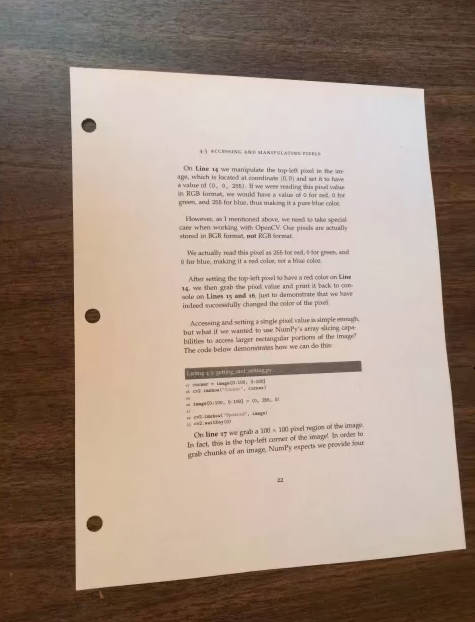
#> input picture example/computerVision/autoPerspective/perspectivePaper.jpg, 475 x 622 px
$ python perspective.py   (older library calls are emulated)
#> lines starting #> are read from the running program, lines starting #| are printed output that depends on the picture; after the words box and inside, x2 and y2 are one past the last pixel; in counts of white or black regions, pixels touching at a corner belong together
### example/computerVision/autoPerspective/utils.py
from turtle import width
import cv2

BC_BLOCK_BOUNDRECT = 0
BC_BLOCK_CONTOUR = 1

def imshow(img,title:str='untitled'):
    """ 显示图片 """
    cv2.imshow(title,img)
    cv2.waitKey(0)
    cv2.destroyAllWindows()

# [24 lines left out: functions sortContoursByRect, roiByboundRect, not called in this run]

### example/computerVision/autoPerspective/perspective.py
import cv2
import utils
import numpy as np

def getOutline(img):
    """ 得到纸张的轮廓 """
    # 预处理，找图像边缘
    imgGray = cv2.cvtColor(imgSrc, cv2.COLOR_BGR2GRAY)
    ratio = 500 / imgSrc.shape[0]
    imgGray = cv2.resize(imgGray,(0,0),fx=ratio,fy=ratio)
    imgGray = cv2.GaussianBlur(imgGray,(3,3),sigmaX=4)
    imgEdge = cv2.Canny(imgGray,190,220)
    # utils.imshow(imgEdge)

    # 提取轮廓
    contours = cv2.findContours(imgEdge,cv2.RETR_EXTERNAL,cv2.CHAIN_APPROX_SIMPLE)[1]
    # 对轮廓面积进行排序，面积最大的一定是纸张的轮廓
    contours = sorted(contours,key=cv2.contourArea,reverse=True)

    # cv2.drawContours(imgGray,contours,0,(0,0,255),2)
    # utils.imshow(imgGray)

    return np.array(contours[0]/ratio,dtype=np.int)

def getQuadPointByCnt(cnt):
    """ 获取四边形外轮廓的四个点 """
    # 获取顶点
    epsilon = 0.01 * cv2.arcLength(cnt,True)
    cntApprox = cv2.approxPolyDP(cnt,epsilon,closed=True)

    # 区分四个顶点位置，存放顺序从左上角开始，逆时针
    # 按照 x 方向的大小对四个点排序
    cntApprrox = sorted(cntApprox,key=lambda point:point[0][0])

    # 左边两点的高低
    if cntApprox[0][0][1] > cntApprox[1][0][1]:
        temp = list(cntApprox[0][0])
        cntApprox[0][0] = list(cntApprox[1][0])
        cntApprox[1][0] = temp

    # 右边两点的高低
    if cntApprox[2][0][1] < cntApprox[3][0][1]:
        temp = list(cntApprox[2][0])
        cntApprox[2][0] = list(cntApprox[3][0])
        cntApprox[3][0] = temp

    return cntApprox


if __name__ == '__main__':
    imgSrc = cv2.imread('./perspectivePaper.jpg')
#> imgSrc is the input picture: shape (622, 475, 3); mean B, G, R 131.2, 144.3, 163.7

    # 获取paper的外轮廓
    paperOutline = getOutline(imgSrc)
#> in getOutline, `imgGray = cv2.cvtColor(imgSrc, cv2.COLOR_BGR2GRAY)`:
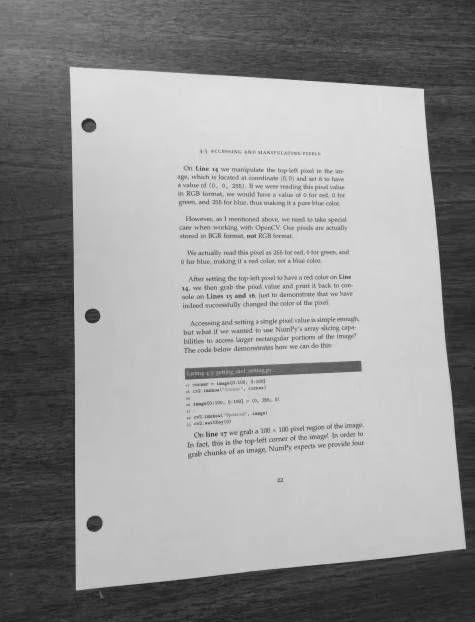
#> imgGray: shape (622, 475); min 17, max 248, mean 148.7
#> in getOutline, `imgEdge = cv2.Canny(imgGray,190,220)`:
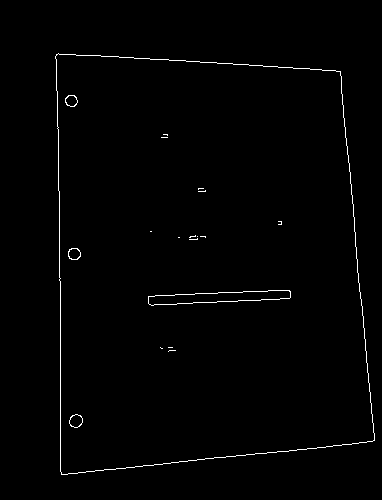
#> imgEdge: shape (500, 382); 1% white in thin lines or dots, all inside (x1, y1, x2, y2) = (55, 53, 375, 475)
#> in getOutline, `contours = cv2.findContours(imgEdge,cv2.RETR_EXTERNAL,cv2.CHAIN_APPROX..`: contours = 1 contour; box (x1, y1, x2, y2) and area: (55, 53, 375, 475) 118109
#> paperOutline = 196 rows, first 8: [72, 65], [70, 67], [69, 67], [69, 68], [68, 69], [68, 72], [69, 73], [69, 111]

    # 提取四个顶点
    quadCnt = getQuadPointByCnt(paperOutline)
#> in getQuadPointByCnt, `epsilon = 0.01 * cv2.arcLength(cnt,True)`: epsilon = 17.8
#> in getQuadPointByCnt, `cntApprox = cv2.approxPolyDP(cnt,epsilon,closed=True)`: cntApprox = [[69, 67], [75, 589], [465, 547], [422, 88]]
#> in getQuadPointByCnt, `cntApprrox = sorted(cntApprox,key=lambda point:point[0][0])`: cntApprrox = [[[69, 67]], [[75, 589]], [[422, 88]], [[465, 547]]]
#> quadCnt = [[69, 67], [75, 589], [465, 547], [422, 88]]


    # 透视变换
    points = np.array(quadCnt,dtype=np.float32).reshape((4,-1))
#> points = [[69, 67], [75, 589], [465, 547], [422, 88]]
    width =  np.sqrt((points[0,0] - points[3,0])**2 + (points[0,1] - points[3,1])**2)
#> width = 353.6
    height =  np.sqrt((points[0,0] - points[2,0])**2 + (points[0,1] - points[2,1])**2)
#> height = 622.3
    width = int(width)
#> width = 353
    height = int(height)
#> height = 622
    dstPoints = np.array([[0,0],[0,height],[width,height],[width,0]],dtype=np.float32)
#> dstPoints = [[0, 0], [0, 622], [353, 622], [353, 0]]
    m = cv2.getPerspectiveTransform(points,dstPoints)
#> m = [[0.881, -0.0101, -60.14], [-0.079, 1.33, -83.57], [-0.000332, 0.000236, 1]]
    imgr = cv2.warpPerspective(imgSrc,m,(width,height))
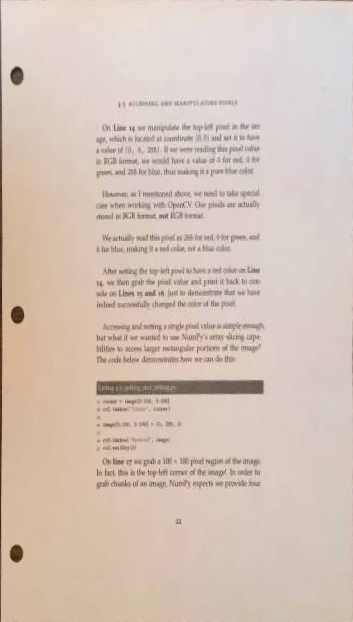
#> imgr: shape (622, 353, 3); mean B, G, R 184.3, 195.5, 212.7

    utils.imshow(imgr)
    # cv2.drawContours(imgSrc,[quadCnt],0,(0,0,255),2)
    # utils.imshow(imgSrc)
